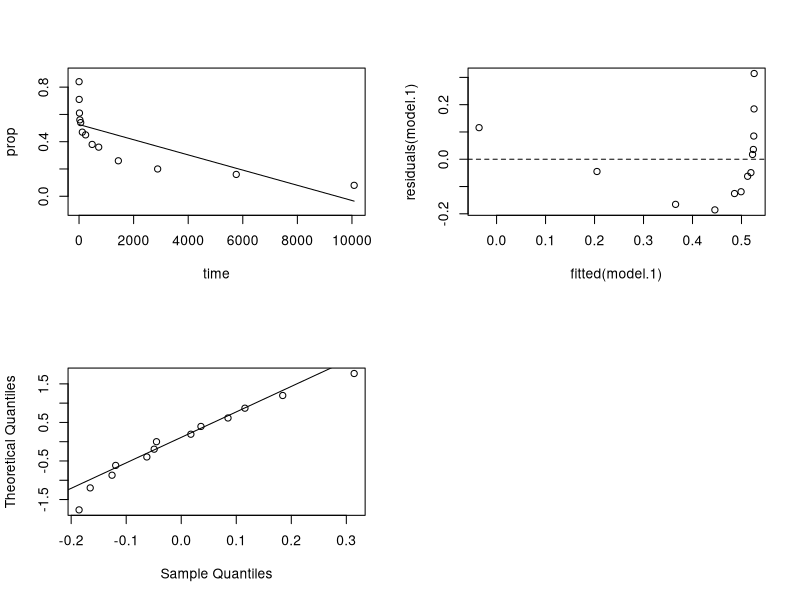
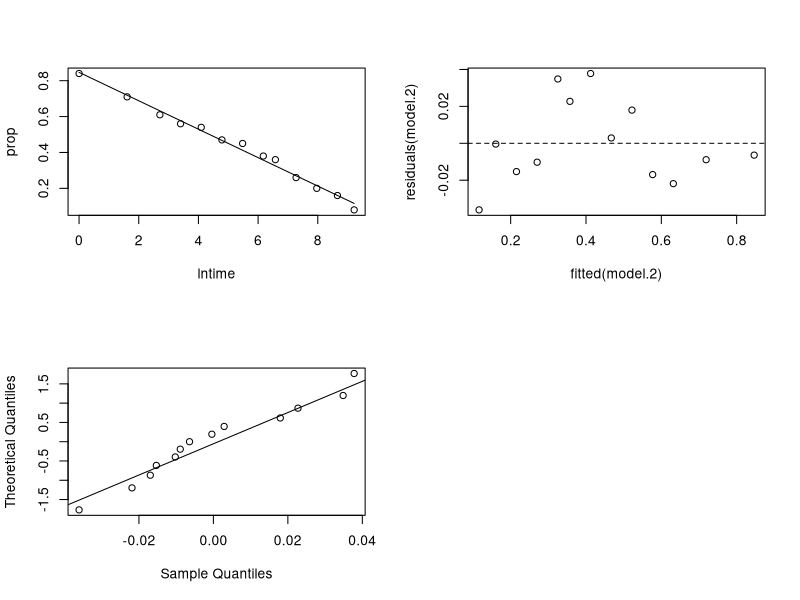
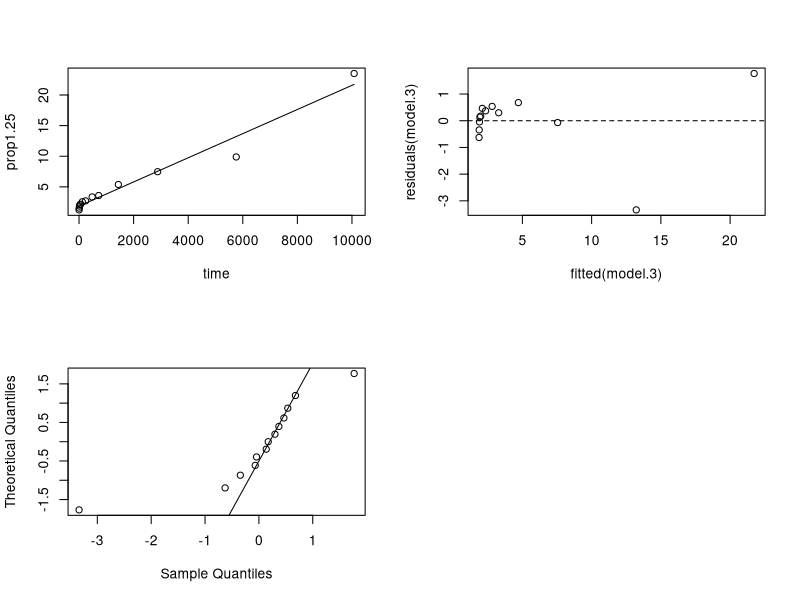
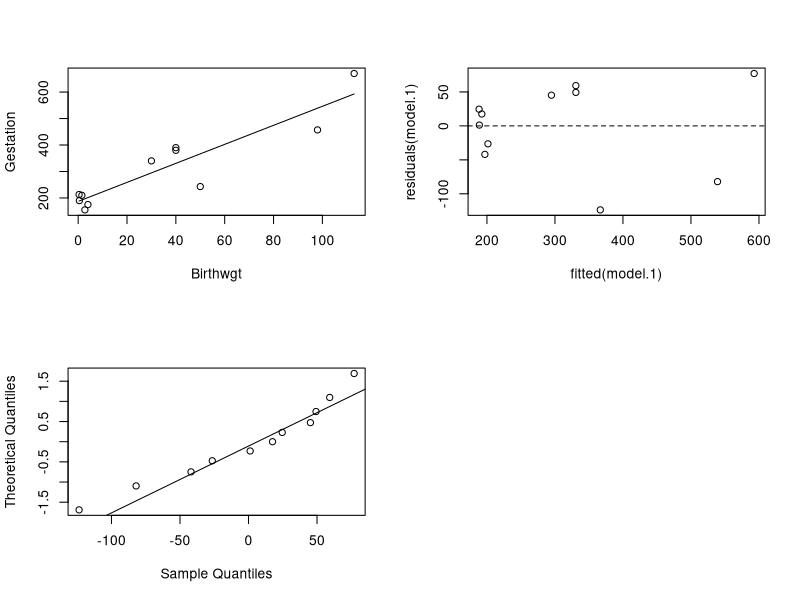
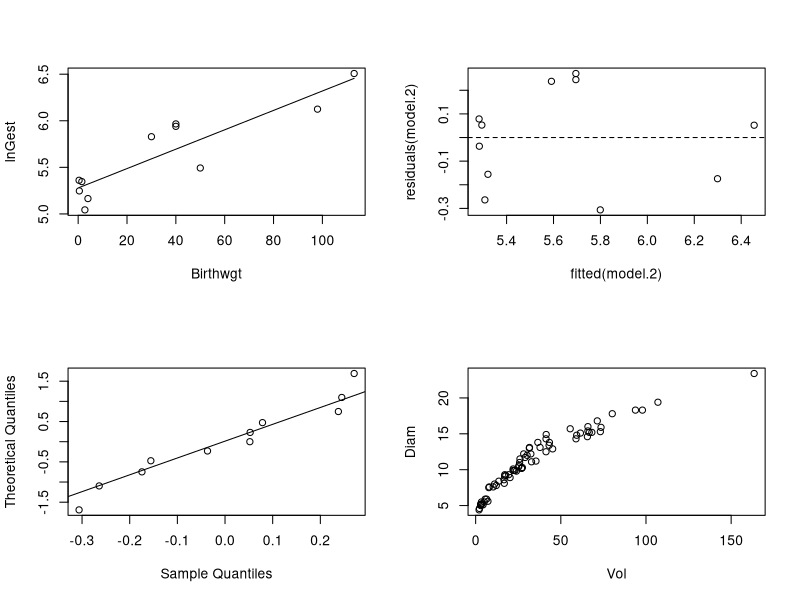
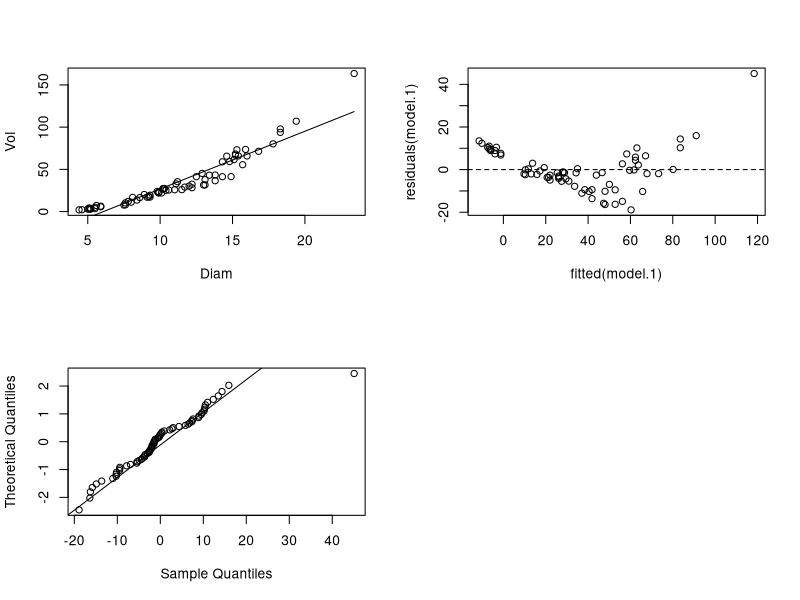
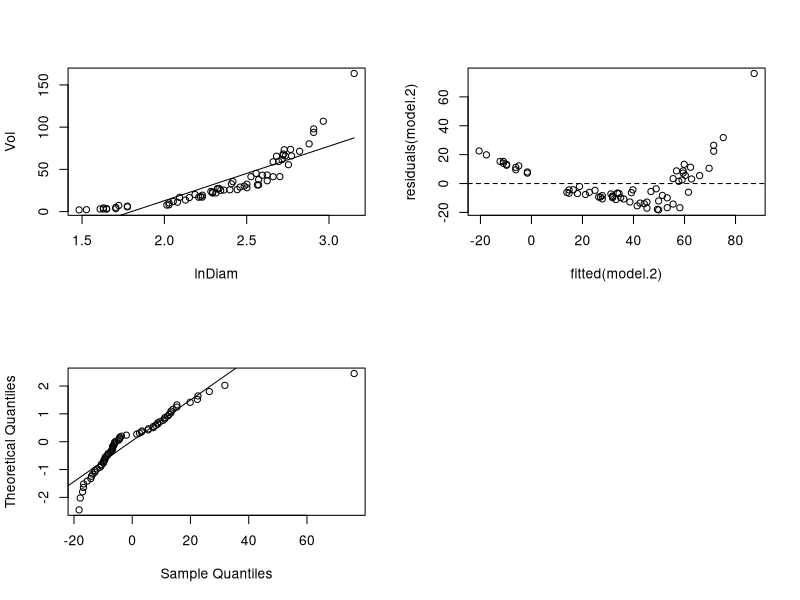
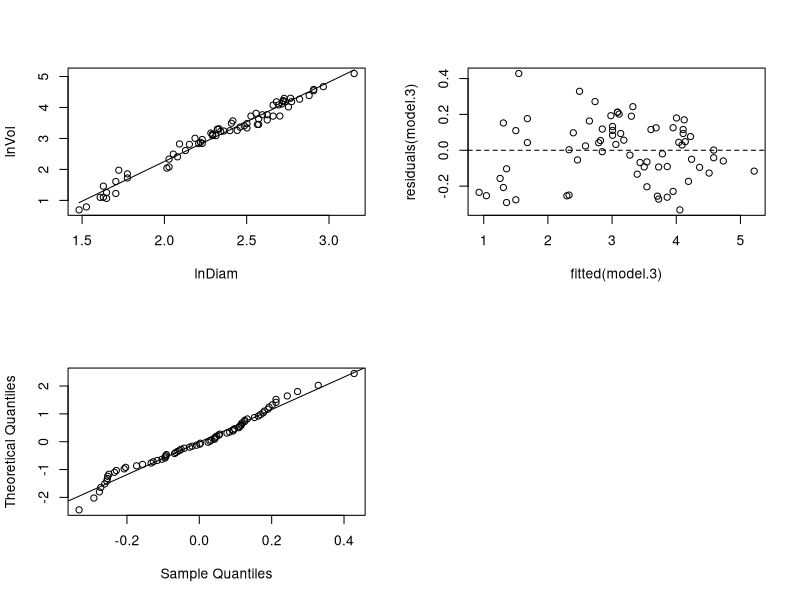

Write the R code that produced these figures, in order. (Note: this script raises an error after producing the figures.)
## ---- chunk 1
wordrecall <- read.table("DataL9/wordrecall.txt", header=T)
head(wordrecall)
attach(wordrecall)

## ---- chunk 2
model.1 <- lm(prop ~ time)
summary(model.1)
## ---- chunk 3
par(mfrow=c(2,2))
plot(x=time, y=prop, ylim=c(-0.1, 0.9),
     panel.last = lines(sort(time), fitted(model.1)[order(time)]))

plot(x=fitted(model.1), y=residuals(model.1),
     panel.last = abline(h=0, lty=2))

qqnorm(residuals(model.1), main="", datax=TRUE)
qqline(residuals(model.1), datax=TRUE)
## ---- chunk 4
library(nortest)
ad.test(residuals(model.1))
## ---- chunk 5
lntime <- log(time)

model.2 <- lm(prop ~ lntime)
summary(model.2)
## ---- chunk 6
par(mfrow=c(2,2))
plot(x=lntime, y=prop,
     panel.last = lines(sort(lntime), fitted(model.2)[order(lntime)]))

plot(x=fitted(model.2), y=residuals(model.2),
     panel.last = abline(h=0, lty=2))

qqnorm(residuals(model.2), main="", datax=TRUE)
qqline(residuals(model.2), datax=TRUE)
## ---- chunk 7
library(nortest)
ad.test(residuals(model.2)) # A = 0.262, p-value = 0.6426
## ---- chunk 8
prop1.25 <- prop^-1.25

model.3 <- lm(prop1.25 ~ time)
summary(model.3)
## ---- chunk 9
par(mfrow=c(2,2))
plot(x=time, y=prop1.25,
     panel.last = lines(sort(time), fitted(model.3)[order(time)]))

plot(x=fitted(model.3), y=residuals(model.3),
     panel.last = abline(h=0, lty=2))

qqnorm(residuals(model.3), main="", datax=TRUE)
qqline(residuals(model.3), datax=TRUE)
## ---- chunk 10
ad.test(residuals(model.3)) # not normal
## ---- chunk 11
predict(model.2, interval="prediction",
        newdata=data.frame(lntime=log(1000)))
## ---- chunk 12
confint(model.2)[2,]*log(10) # 95% CI for 10-fold increase in time, beta1*ln(10)
## ---- chunk 13
detach(wordrecall)
## ---- chunk 14
mammgest <- read.table("DataL9/mammgest.txt", header=T)
attach(mammgest)
head(mammgest)
## ---- chunk 15
model.1 <- lm(Gestation ~ Birthwgt)
summary(model.1)
## ---- chunk 16
par(mfrow=c(2,2))
plot(x=Birthwgt, y=Gestation,
     panel.last = lines(sort(Birthwgt), fitted(model.1)[order(Birthwgt)]))

plot(x=fitted(model.1), y=residuals(model.1),
     panel.last = abline(h=0, lty=2))

qqnorm(residuals(model.1), main="", datax=TRUE)
qqline(residuals(model.1), datax=TRUE)
## ---- chunk 17
ad.test(residuals(model.1)) # A = 0.3116, p-value = 0.503
## ---- chunk 18
lnGest <- log(Gestation)

model.2 <- lm(lnGest ~ Birthwgt)
summary(model.2)
## ---- chunk 19
par(mfrow=c(2,2))
plot(x=Birthwgt, y=lnGest,
     panel.last = lines(sort(Birthwgt), fitted(model.2)[order(Birthwgt)]))

plot(x=fitted(model.2), y=residuals(model.2),
     panel.last = abline(h=0, lty=2))

qqnorm(residuals(model.2), main="", datax=TRUE)
qqline(residuals(model.2), datax=TRUE)
## ---- chunk 20
ad.test(residuals(model.2)) # A = 0.3135, p-value = 0.4963
## ---- chunk 21
exp(predict(model.2, interval="prediction",
            newdata=data.frame(Birthwgt=50)))
## ---- chunk 22
# proportional change in median gestation for 1-unit increase in birthwgt
exp(coefficients(model.2)[2]) # 1.010465
exp(confint(model.2)[2,]) # 95% CI
## ---- chunk 23
# proportional change in median gestation for 10-unit increase in birthwgt
exp(10*coefficients(model.2)[2]) # 1.109714
exp(10*confint(model.2)[2,]) # 95% CI
detach(mammgest)
## ---- chunk 24
shortleaf <- read.table("DataL9/shortleaf.txt", header=T)
attach(shortleaf)
head(shortleaf)
plot(Vol, Diam) # always plot it for inspection
## ---- chunk 25
model.1 <- lm(Vol ~ Diam)
summary(model.1)
## ---- chunk 26
par(mfrow=c(2,2))
plot(x=Diam, y=Vol,
     panel.last = lines(sort(Diam), fitted(model.1)[order(Diam)]))

plot(x=fitted(model.1), y=residuals(model.1),
     panel.last = abline(h=0, lty=2))

qqnorm(residuals(model.1), main="", datax=TRUE)
qqline(residuals(model.1), datax=TRUE)
## ---- chunk 27
ad.test(residuals(model.1)) # A = 0.9913, p-value = 0.01215
## ---- chunk 28
lnDiam <- log(Diam)

model.2 <- lm(Vol ~ lnDiam)
summary(model.2)
## ---- chunk 29
par(mfrow=c(2,2))
plot(x=lnDiam, y=Vol,
     panel.last = lines(sort(lnDiam), fitted(model.2)[order(lnDiam)]))

plot(x=fitted(model.2), y=residuals(model.2),
     panel.last = abline(h=0, lty=2))

qqnorm(residuals(model.2), main="", datax=TRUE)
qqline(residuals(model.2), datax=TRUE)
## ---- chunk 30
ad.test(residuals(model.2)) # A = 2.3845, p-value = 4.273e-06
## ---- chunk 31
lnVol <- log(Vol)

model.3 <- lm(lnVol ~ lnDiam)
summary(model.3)
## ---- chunk 32
par(mfrow=c(2,2))
plot(x=lnDiam, y=lnVol,
     panel.last = lines(sort(lnDiam), fitted(model.3)[order(lnDiam)]))

plot(x=fitted(model.3), y=residuals(model.3),
     panel.last = abline(h=0, lty=2))

qqnorm(residuals(model.3), main="", datax=TRUE)
qqline(residuals(model.3), datax=TRUE)

## ---- chunk 33
ad.test(residuals(model.3)) # A = 0.5309, p-value = 0.1692
## ---- chunk 34
exp(predict(model.3, interval="confidence",
            newdata=data.frame(lnDiam=log(10))))
## ---- chunk 35
# proportional change in median Vol for 2-fold increase in Diam
2^(coefficients(model.3)[2]) # 5.915155
2^(confint(model.3)[2,]) # 95% CI
detach(shortleaf)
## ---- chunk 36
swallows <- read.table("DataL9/allswallows.txt", header=T)
attach(swallows)
head(swallows)
str(swallows)
## ---- chunk 37
library(car)
scatter3d(Vent ~ O2 + CO2, subset=Type==1) # adult
scatter3d(Vent ~ O2 + CO2, subset=Type==0) # nestling
scatter3d(Vent ~ O2 + CO2, subset=Type==0, revolutions=3, speed=0.5, grid=F)
## ---- chunk 38
TypeO2 <- Type*O2
TypeCO2 <- Type*CO2
CO2O2 <- CO2*O2
## ---- chunk 39
model.1 <- lm(Vent ~ O2 + CO2 + Type + TypeO2 + TypeCO2 + CO2O2)
summary(model.1)
## ---- chunk 40
anova(model.1) # Sequential (type I) SS
## ---- chunk 41
((14735+2884+22664)/3)/27419 # F-stat = 0.4897212
pf(0.49, 3, 233, lower.tail=F) # p-value = 0.6895548
## ---- chunk 42
plot(x=fitted(model.1), y=residuals(model.1),
     panel.last = abline(h=0, lty=2))
## ---- chunk 43
model.2 <- lm(Vent ~ O2 + CO2 + Type)
summary(model.2)
## ---- chunk 44
par(mfrow=c(1,2))
plot(x=fitted(model.2), y=residuals(model.2),
     panel.last = abline(h=0, lty=2))

qqnorm(residuals(model.2), main="", datax=TRUE)
qqline(residuals(model.2), datax=TRUE)
## ---- chunk 45
ad.test(residuals(model.2)) # A = 0.3175, p-value = 0.5358

detach(swallows)
## ---- chunk 46
bluegills <- read.table("DataL9/bluegills.txt", header=T)
attach(bluegills)

plot(x=age, y=length)
## ---- chunk 47
agesq <- age^2

model <- lm(length ~ age + agesq)
summary(model)
## ---- chunk 48
newX <- seq(min(age), max(age), length=100)
newXsq <- newX**2

plot(x=age, y=length,
     panel.last = lines(newX, predict(model, newdata=data.frame(age=newX, agesq=newXsq))))

## ---- chunk 49
predict(model, interval="prediction",
        newdata=data.frame(age=5, agesq=25))
detach(bluegills)
## ---- chunk 50
yield <- read.csv("DataL9/yield.csv", header=T)
attach(yield)
head(yield)

model.1 <- lm(Yield ~ Temp)
summary(model.1)
## ---- chunk 51
plot(x=Temp, y=Yield,
     panel.last = lines(sort(Temp), fitted(model.1)[order(Temp)]))

## ---- chunk 52
Tempsq <- Temp^2

model.2 <- lm(Yield ~ Temp + Tempsq)
summary(model.2)
## ---- chunk 53
newX <- seq(min(Temp), max(Temp), length=100)
newXsq <- newX**2

plot(x=Temp, y=Yield,
     panel.last = lines(newX, predict(model.2, newdata=data.frame(Temp=newX, Tempsq=newXsq))))

detach(yield)
## ---- chunk 54
odor <- read.csv("DataL9/odor.csv", header=T)
attach(odor)
head(odor)
pairs(odor, lower.panel = NULL)
## ---- chunk 55
Tempsq <- Temp^2
Ratiosq <- Ratio^2
Heightsq <- Height^2

model.1 <- lm(Odor ~ Temp + Ratio + Height + Tempsq + Ratiosq + Heightsq)
summary(model.1)
## ---- chunk 56
model.2 <- lm(Odor ~ Temp + Ratio + Height + Tempsq + Ratiosq)
summary(model.2)
detach(odor)
# Considering the 'heirarchy' rule, keep temp term 
